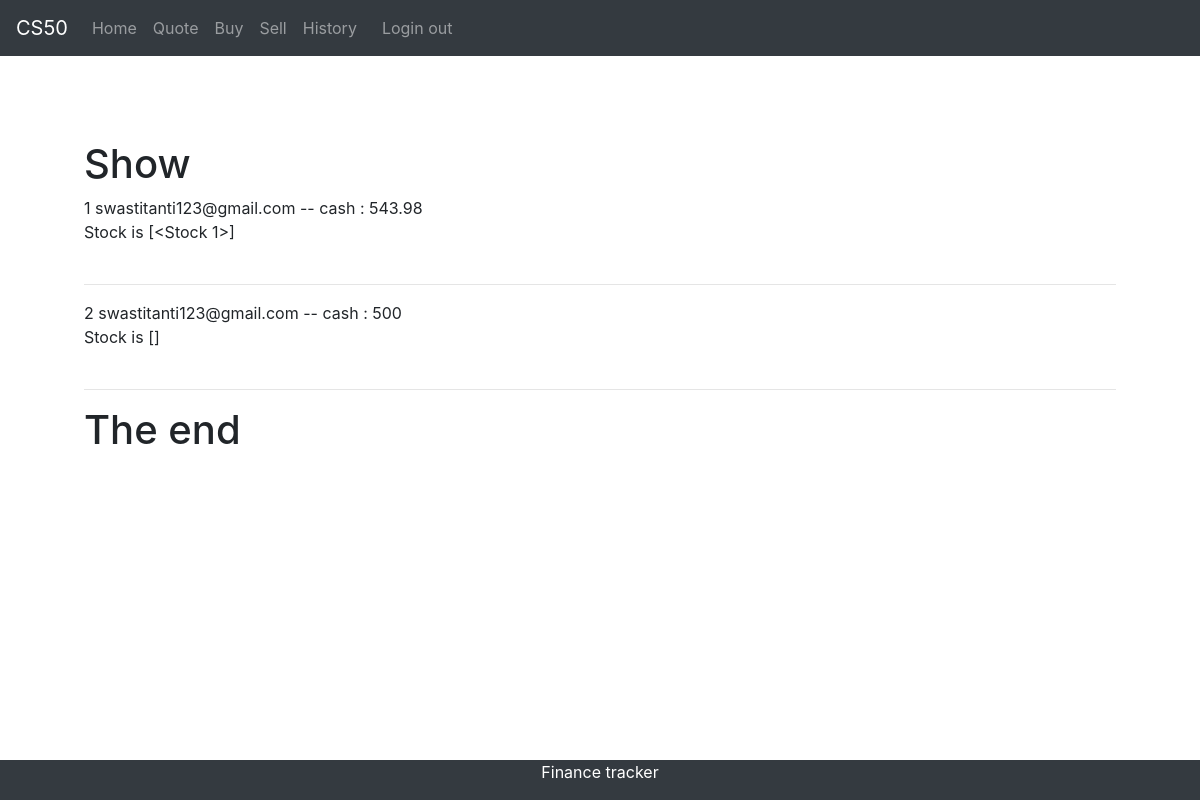
The page /show on the database its author committed.
### main.py (models this page shows)
class User(db.Model):
    id = db.Column(db.Integer, primary_key=True)
    email = db.Column(db.String(50))
    password = db.Column(db.String(100))
    cash_in_hand = db.Column(db.Integer, default=500)
    stock = db.relationship('Stock', backref='owner')

### main.py (the view)
@app.route('/show')
def show():
    show_user = User.query.all()
    return render_template('show.html', show_user=show_user)

### templates/show.html
{% extends "base.html"%} {% block content%}
<h1>Show</h1> {% for i in show_user %} {{i.id}} {{ i.email }} -- cash : {{i.cash_in_hand}}
<br> Stock is {{i.stock}}
<br>
<br>
<hr> {% endfor %}
<h1>The end</h1> {% endblock%}

### static/base.css (style rules this page uses)
body { color:#1864ab; background-color:#f1f3f5; font-size:40px; }

### rows shown on the page
User: id "1", email "swastitanti123@gmail.com", cash_in_hand "543.98", stock "[<Stock 1>]"
User: id "2", email "swastitanti123@gmail.com", cash_in_hand "500", stock "[]"
